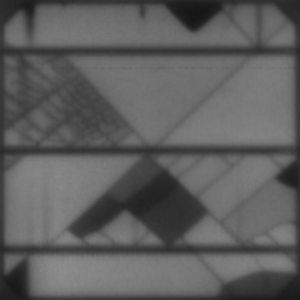
#> input picture elpv-dataset-master/utils/data/training/1/cell0030.png, 300 x 300 px, found by its file name
$ jupyter execute methods_show.ipynb
#> lines starting #> are read from the running program, lines starting #| are printed output that depends on the picture
HOG

[cell 1]
from skimage.feature import hog
import matplotlib.pyplot as plt
import cv2
picture = "cell0030.png"
# for img_name in image_names:
img = cv2.imread(picture, cv2.IMREAD_GRAYSCALE)
#> img is the input picture: shape (300, 300); min 21, max 141, mean 93.8
    # show(img, img_name)
adjusted_i = cv2.convertScaleAbs(img, alpha=1, beta=10)

fd, hog_image = hog(adjusted_i, orientations=4, pixels_per_cell=(8, 8),
                    cells_per_block=(2, 2), visualize=True, feature_vector=True)
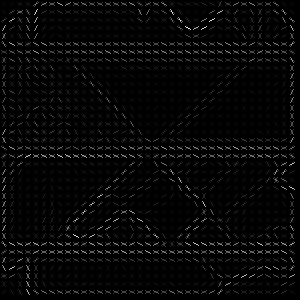
#> hog_image: shape (300, 300) float64; min 0, max 17.61, mean 0.514; drawn with min black and max white
picture1 = "cell0077.png"
# for img_name in image_names:
img1 = cv2.imread(picture1, cv2.IMREAD_GRAYSCALE)
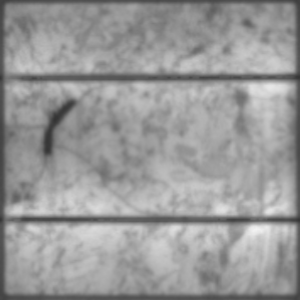
#> input picture elpv-dataset-master/utils/data/training/1/cell0077.png, 300 x 300 px, found by its file name
#> img1 is the input picture: shape (300, 300); min 51, max 243, mean 153.5
    # show(img, img_name)
adjusted_i1 = cv2.convertScaleAbs(img1, alpha=1, beta=10)

fd1, hog_image1 = hog(adjusted_i1, orientations=4, pixels_per_cell=(8, 8),
                    cells_per_block=(2, 2), visualize=True, feature_vector=True)
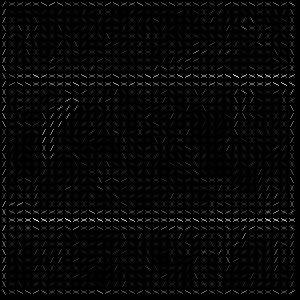
#> hog_image1: shape (300, 300) float64; min 0, max 31.97, mean 0.9; drawn with min black and max white
plt.figure(figsize=(10, 5))
plt.subplot(1, 2, 1)
plt.imshow(img, cmap='gray')
plt.title("Original mono Picture")
# plt.show()

plt.subplot(1, 2, 2)
plt.imshow(hog_image, cmap='gray')
plt.title("Original HOG mono Keypoints")
plt.show()
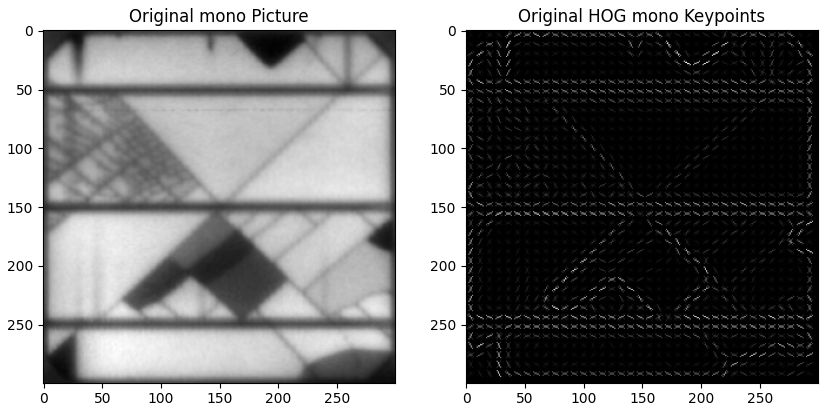
#> figure drawn by matplotlib, 2 panels

plt.figure(figsize=(10, 5))
plt.subplot(1, 2, 1)
plt.imshow(img1, cmap='gray')
plt.title("Original poly Picture")
# plt.show()

plt.subplot(1, 2, 2)
plt.imshow(hog_image1, cmap='gray')
plt.title("Original HOG poly Keypoints")
plt.show()

SIFT

[cell 2]
import numpy as np
import cv2
import matplotlib.pyplot as plt
picture = cv2.imread("cell0030.png")
adjusted = cv2.convertScaleAbs(picture, alpha=2, beta=25)
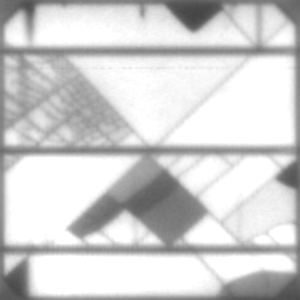
#> adjusted: shape (300, 300, 3); min 67, max 255, mean 208.6
if picture is None:
    print("Error loading Picture!")
    exit()

sif_class =cv2.SIFT_create()
keypts = sif_class.detect(picture,None)
#> keypts = 50 keypoints; strongest (x, y, size): (158, 203, 51), (281, 264, 13.3), (124, 229, 18.5), (11, 262, 9.2)
keypts_l, keypts_d = sif_class.detectAndCompute(picture,None)
#> keypts_l has the same summary as keypts
pic_include_kp = cv2.drawKeypoints(picture,keypts_l,None,color=(50,50,255))

# b)
# Reduce the number of key points by adjusting the features parameter
default_keypoints_count = len(keypts)
#> default_keypoints_count = 50
reduced_keypoints_count = int(0.1 * default_keypoints_count)
#> reduced_keypoints_count = 5

sift_reduced = cv2.SIFT_create(nfeatures=reduced_keypoints_count)
keypoints_reduced = sift_reduced.detect(picture, None)
#> keypoints_reduced = 5 keypoints; (x, y, size): (158, 203, 51), (281, 264, 13.3), (124, 229, 18.5), (124, 229, 18.5), (11, 262, 9.2)

sif1_class =cv2.SIFT_create()
keypts = sif1_class.detect(adjusted,None)
#> keypts = 108 keypoints; strongest (x, y, size): (159, 203, 48.4), (124, 228, 18.8), (11, 262, 9.2), (283, 264, 13.5)
keypts_2, keypts_d = sif1_class.detectAndCompute(adjusted,None)
#> keypts_2 has the same summary as keypts
pic_include_kp2 = cv2.drawKeypoints(adjusted,keypts_2,None,color=(50,50,255))
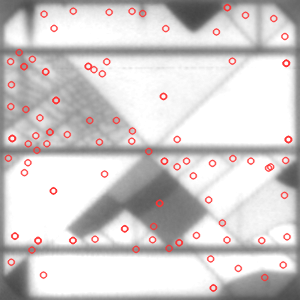
#> pic_include_kp2: shape (300, 300, 3); mean B, G, R 204.7, 204.7, 209.4

plt.figure(figsize=(20, 5))
plt.subplot(1, 4, 1)
plt.imshow(picture, cmap='gray')
plt.title("Original mono Picture")
# plt.show()

plt.subplot(1, 4, 2)
plt.imshow(pic_include_kp)
plt.title("Original HOG mono Keypoints")

plt.subplot(1, 4, 3)
plt.imshow(adjusted)
plt.title("Aujusted mono Picture")

plt.subplot(1, 4, 4)
plt.imshow(pic_include_kp2)
plt.title("Aujusted HOG mono Keypoints")
plt.show()
#> figure, not shown here; B, G, R data is drawn as R, G, B

picture = cv2.imread("cell0077.png")
adjusted = cv2.convertScaleAbs(picture, alpha=2, beta=25)
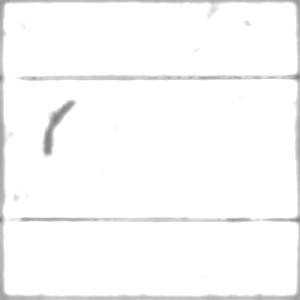
#> adjusted: shape (300, 300, 3); min 127, max 255, mean 249.8
if picture is None:
    print("Error loading Picture!")
    exit()

sif_class =cv2.SIFT_create()
keypts = sif_class.detect(picture,None)
#> keypts = 166 keypoints; strongest (x, y, size): (16, 210, 9.5), (185, 220, 7.2), (253, 230, 9.9), (69, 104, 9.1)
keypts_l, keypts_d = sif_class.detectAndCompute(picture,None)
#> keypts_l has the same summary as keypts
pic_include_kp = cv2.drawKeypoints(picture,keypts_l,None,color=(50,50,255))
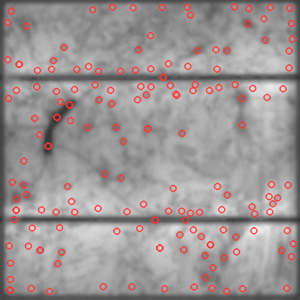
#> pic_include_kp: shape (300, 300, 3); mean B, G, R 149.1, 149.1, 157.2

# b)
# Reduce the number of key points by adjusting the features parameter
default_keypoints_count = len(keypts)
#> default_keypoints_count = 166
reduced_keypoints_count = int(0.1 * default_keypoints_count)
#> reduced_keypoints_count = 16

sift_reduced = cv2.SIFT_create(nfeatures=reduced_keypoints_count)
keypoints_reduced = sift_reduced.detect(picture, None)
#> keypoints_reduced = 16 keypoints; strongest (x, y, size): (16, 210, 9.5), (185, 220, 7.2), (253, 230, 9.9), (69, 104, 9.1)

sif1_class =cv2.SIFT_create()
keypts = sif1_class.detect(adjusted,None)
#> keypts = 67 keypoints; strongest (x, y, size): (48, 147, 7.7), (56, 118, 8.3), (34, 78, 3.4), (190, 78, 3.1)
keypts_2, keypts_d = sif1_class.detectAndCompute(adjusted,None)
#> keypts_2 has the same summary as keypts
pic_include_kp2 = cv2.drawKeypoints(adjusted,keypts_2,None,color=(50,50,255))

plt.figure(figsize=(20, 5))
plt.subplot(1, 4, 1)
plt.imshow(picture, cmap='gray')
plt.title("Original poly Picture")
# plt.show()

plt.subplot(1, 4, 2)
plt.imshow(pic_include_kp)
plt.title("Original poly Picture")

plt.subplot(1, 4, 3)
plt.imshow(adjusted)
plt.title("Aujusted HOG poly Keypoints")

plt.subplot(1, 4, 4)
plt.imshow(pic_include_kp2)
plt.title("Aujusted HOG poly Keypoints")
plt.show()
#> figure, not shown here; B, G, R data is drawn as R, G, B

OTSU

[cell 3]
import cv2
import numpy as np
import matplotlib.pyplot as plt

def extract_features(image):
    # Apply Otsu thresholding
    otsu_threshold = otsu(image)

    # Binaryize the image
    _, binary_image = cv2.threshold(image, otsu_threshold, 255, cv2.THRESH_BINARY)

    return binary_image

def otsu(image):
    hist, _ = np.histogram(image.ravel(), 256, [0,256])
#> hist = 256 values, max 2330 at index 112, min 0 at index 0, mean 351.6
    total = image.size
#> total = 90000
    current_max, threshold = 0, 0
    total_sum = np.sum(np.arange(256) * hist)
#> total_sum = 8444632
    bg_sum, fg_sum, bg_weight, fg_weight = 0, 0, 0, 0
    for i in range(256):
        bg_weight += hist[i]
        fg_weight = total - bg_weight
        if bg_weight == 0 or fg_weight == 0:
            continue
        bg_sum += i * hist[i]
        fg_sum = total_sum - bg_sum
        bg_mean = bg_sum / bg_weight
        fg_mean = fg_sum / fg_weight
        # Calculate between class variance
        var_between = bg_weight * fg_weight * (bg_mean - fg_mean) ** 2
        # Check if new maximum found
        if var_between > current_max:
            current_max = var_between
            threshold = i
#> this loop made 256 passes
#> (bg_weight, fg_weight, bg_sum, fg_sum, bg_mean, fg_mean, var_between, current_max) on pass 22: (1, 89999, 21, 8444611, 21, 93.83, 477374200.3, 477374200.3)
#> (bg_weight, fg_weight, bg_sum, fg_sum, bg_mean, fg_mean, current_max) on passes 23 to 28: (29, 89971, 637, 8443995, 21.97, 93.85, 1.35e+10), (128, 89872, 2914, 8441718, 22.77, 93.93, 5.83e+10), (227, 89773, 5290, 8439342, 23.3, 94.01, 1.02e+11), (310, 89690, 7365, 8437267, 23.76, 94.07, 1.37e+11), (429, 89571, 10459, 8434173, 24.38, 94.16, 1.87e+11), (578, 89422, 14482, 8430150, 25.06, 94.27, 2.48e+11)
#> after the loop, bg_sum = 8444350; bg_weight = 90000; current_max = 4.64e+12; threshold = 87
    return threshold

def threshold_image(image, threshold):
    output = np.zeros_like(image)
    output[image > threshold] = 255
    return output

picture = "cell0030.png"
image = cv2.imread(picture, cv2.IMREAD_GRAYSCALE)
otsu_thresh = otsu(image)
#> otsu_thresh = 87
plt.figure(figsize=(10, 5))
plt.subplot(1, 2, 1)
plt.imshow(image,cmap='gray')
plt.title("Original mono Picture")
# plt.show()

plt.subplot(1, 2, 2)
plt.imshow(threshold_image(image, otsu_thresh), cmap='gray')
plt.title('Otsu mono')
plt.show()
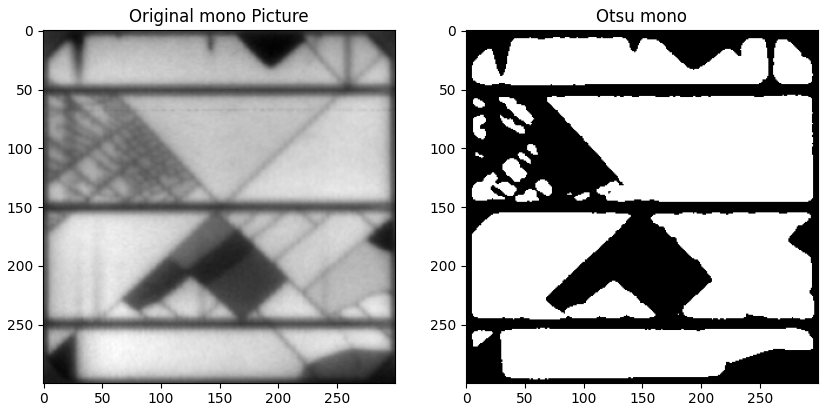
#> figure drawn by matplotlib, 2 panels

picture1 = "cell0077.png"
image1 = cv2.imread(picture1, cv2.IMREAD_GRAYSCALE)
otsu_thresh1 = otsu(image1)
plt.figure(figsize=(10, 5))
plt.subplot(1, 2, 1)
plt.imshow(image1,cmap='gray')
plt.title("Original poly Picture")
# plt.show()

plt.subplot(1, 2, 2)
plt.imshow(threshold_image(image1, otsu_thresh1), cmap='gray')
plt.title('Otsu poly')
plt.show()
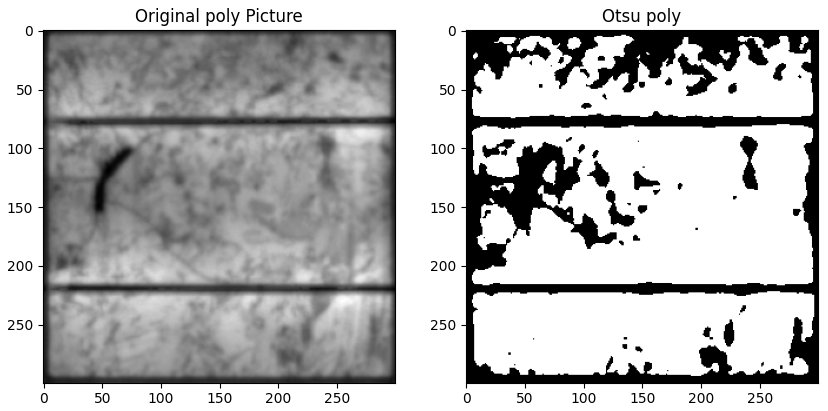
#> figure drawn by matplotlib, 2 panels
